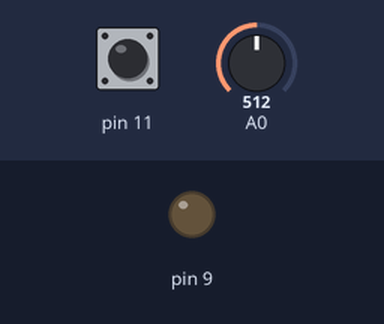
A sketch run on a simulated Arduino Uno, built with avr-gcc and run on an emulated ATmega328P. Parts: output pins drawn as LEDs (lit = HIGH). The inputs (shaded band) are chosen by the test bench; at power-on: pin 11 HIGH, A0 = 512.

Above: at 1.2 s.
1.3 s: pin 11 pulled LOW for 1 s
At 3.0 s:
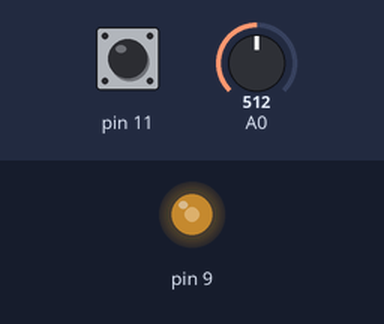
3.8 s: A0 set to 716
At 4.3 s:
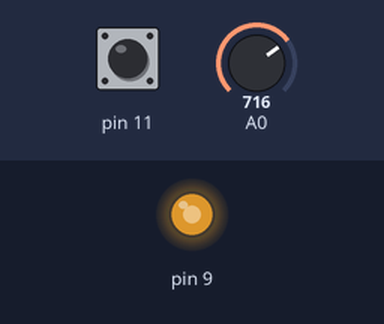
5.3 s: A0 set to 900
At 6.6 s:
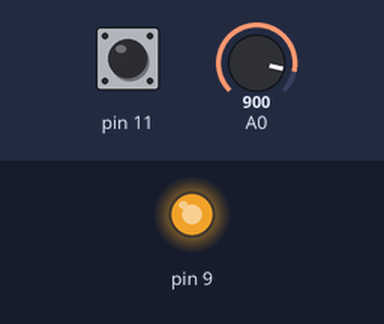
6.9 s: A0 set to 122
At 8.0 s:
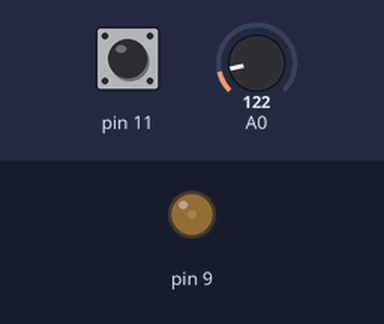
8.5 s: A0 set to 0
At 9.3 s:
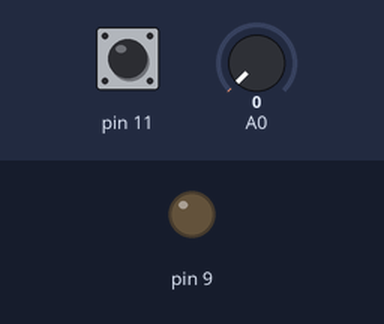
10.1 s: A0 set to 3
11.6 s: A0 set to 6
At 12.9 s:
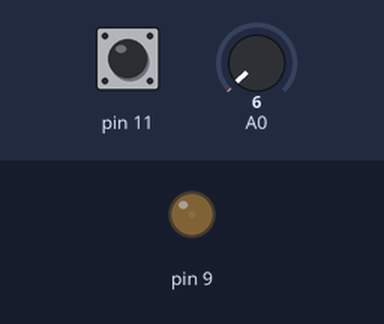
Timing chart, 0 to 14.1 s (numbered marks = the images above; inputs shaded):
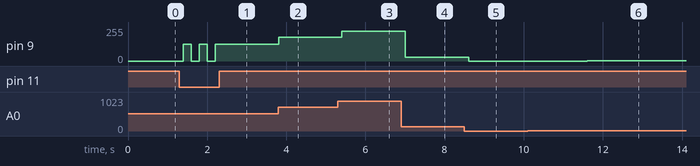

The sketch:

led_analog_toggle_pullup.ino
```cpp
boolean ledState = false;

void setup() {
  pinMode(9, OUTPUT);
  pinMode(11, INPUT_PULLUP);

}

void loop() {
  int analogValue = analogRead(A0);
  analogValue = map(analogValue, 0, 1023, 0, 255);

  if(digitalRead(11) == LOW) {
    ledState = !ledState;
  }

  if(ledState) {
    analogWrite(9, analogValue);
  }
  else {
    analogWrite(9, 0);
  }

  delay(200);
}
```

Measured:
- after the input at 1.3 s, pin 9: alternates 127/255 for 0.20 s and 0/255 for 0.20 s, 5 changes in all, then stays 127/255, starting after 0.10 s
- after the input at 3.8 s, pin 9: 127/255 → 178/255 at once
- after the input at 5.3 s, pin 9: 178/255 → 224/255 after 0.11 s
- after the input at 6.9 s, pin 9: 224/255 → 30/255 after 0.11 s
- after the input at 8.5 s, pin 9: 30/255 → 0/255 after 0.11 s
- after the input at 10.1 s, every drawn part: stays the same
- after the input at 11.6 s, pin 9: 0/255 → 1/255 at once
